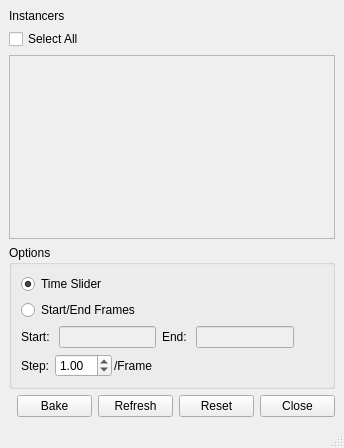
<?xml version="1.0" encoding="UTF-8"?>
<ui version="4.0">
 <class>MainWindow</class>
 <widget class="QMainWindow" name="MainWindow">
  <property name="geometry">
   <rect>
    <x>0</x>
    <y>0</y>
    <width>344</width>
    <height>448</height>
   </rect>
  </property>
  <property name="windowTitle">
   <string>Bake Instancer</string>
  </property>
  <widget class="QWidget" name="centralwidget">
   <layout class="QVBoxLayout" name="verticalLayout_4">
    <item>
     <widget class="QLabel" name="label_4">
      <property name="text">
       <string>Instancers</string>
      </property>
     </widget>
    </item>
    <item>
     <widget class="QCheckBox" name="selectAllButton">
      <property name="text">
       <string>Select All</string>
      </property>
     </widget>
    </item>
    <item>
     <widget class="QScrollArea" name="scrollArea">
      <property name="sizePolicy">
       <sizepolicy hsizetype="Expanding" vsizetype="Expanding">
        <horstretch>0</horstretch>
        <verstretch>0</verstretch>
       </sizepolicy>
      </property>
      <property name="toolTip">
       <string>List of Instancers</string>
      </property>
      <property name="widgetResizable">
       <bool>true</bool>
      </property>
      <widget class="QWidget" name="scrollAreaWidgetContents">
       <property name="geometry">
        <rect>
         <x>0</x>
         <y>0</y>
         <width>324</width>
         <height>179</height>
        </rect>
       </property>
       <layout class="QVBoxLayout" name="verticalLayout_3">
        <item>
         <layout class="QVBoxLayout" name="instancersLayout"/>
        </item>
        <item>
         <layout class="QVBoxLayout" name="verticalLayout">
          <item>
           <spacer name="verticalSpacer">
            <property name="orientation">
             <enum>Qt::Vertical</enum>
            </property>
            <property name="sizeHint" stdset="0">
             <size>
              <width>20</width>
              <height>40</height>
             </size>
            </property>
           </spacer>
          </item>
         </layout>
        </item>
       </layout>
      </widget>
     </widget>
    </item>
    <item>
     <widget class="QGroupBox" name="groupBox">
      <property name="sizePolicy">
       <sizepolicy hsizetype="Preferred" vsizetype="Preferred">
        <horstretch>0</horstretch>
        <verstretch>0</verstretch>
       </sizepolicy>
      </property>
      <property name="maximumSize">
       <size>
        <width>16777215</width>
        <height>16777215</height>
       </size>
      </property>
      <property name="title">
       <string>Options</string>
      </property>
      <layout class="QVBoxLayout" name="verticalLayout_2">
       <item>
        <widget class="QRadioButton" name="timeSliderButton">
         <property name="toolTip">
          <string>Get the start and end frames from time slider</string>
         </property>
         <property name="text">
          <string>Time Slider</string>
         </property>
         <property name="checked">
          <bool>true</bool>
         </property>
        </widget>
       </item>
       <item>
        <widget class="QRadioButton" name="startEndButton">
         <property name="toolTip">
          <string>Specify the start and end frames</string>
         </property>
         <property name="text">
          <string>Start/End Frames</string>
         </property>
        </widget>
       </item>
       <item>
        <layout class="QHBoxLayout" name="horizontalLayout">
         <item>
          <widget class="QLabel" name="label_2">
           <property name="text">
            <string>Start: </string>
           </property>
          </widget>
         </item>
         <item>
          <widget class="QLineEdit" name="startBox">
           <property name="enabled">
            <bool>false</bool>
           </property>
           <property name="sizePolicy">
            <sizepolicy hsizetype="Preferred" vsizetype="Fixed">
             <horstretch>0</horstretch>
             <verstretch>0</verstretch>
            </sizepolicy>
           </property>
           <property name="toolTip">
            <string>Start frame</string>
           </property>
          </widget>
         </item>
         <item>
          <widget class="QLabel" name="label">
           <property name="text">
            <string>End: </string>
           </property>
          </widget>
         </item>
         <item>
          <widget class="QLineEdit" name="endBox">
           <property name="enabled">
            <bool>false</bool>
           </property>
           <property name="sizePolicy">
            <sizepolicy hsizetype="Preferred" vsizetype="Fixed">
             <horstretch>0</horstretch>
             <verstretch>0</verstretch>
            </sizepolicy>
           </property>
           <property name="toolTip">
            <string>End frame</string>
           </property>
          </widget>
         </item>
         <item>
          <spacer name="horizontalSpacer_3">
           <property name="orientation">
            <enum>Qt::Horizontal</enum>
           </property>
           <property name="sizeHint" stdset="0">
            <size>
             <width>40</width>
             <height>20</height>
            </size>
           </property>
          </spacer>
         </item>
        </layout>
       </item>
       <item>
        <layout class="QHBoxLayout" name="horizontalLayout_2">
         <property name="spacing">
          <number>2</number>
         </property>
         <item>
          <widget class="QLabel" name="label_3">
           <property name="text">
            <string>Step: </string>
           </property>
          </widget>
         </item>
         <item>
          <widget class="QDoubleSpinBox" name="stepBox">
           <property name="toolTip">
            <string>Keys per frame</string>
           </property>
           <property name="decimals">
            <number>2</number>
           </property>
           <property name="minimum">
            <double>0.100000000000000</double>
           </property>
           <property name="singleStep">
            <double>0.100000000000000</double>
           </property>
           <property name="value">
            <double>1.000000000000000</double>
           </property>
          </widget>
         </item>
         <item>
          <widget class="QLabel" name="label_5">
           <property name="text">
            <string>/Frame</string>
           </property>
          </widget>
         </item>
         <item>
          <spacer name="horizontalSpacer">
           <property name="orientation">
            <enum>Qt::Horizontal</enum>
           </property>
           <property name="sizeHint" stdset="0">
            <size>
             <width>40</width>
             <height>20</height>
            </size>
           </property>
          </spacer>
         </item>
        </layout>
       </item>
      </layout>
     </widget>
    </item>
    <item>
     <layout class="QHBoxLayout" name="horizontalLayout_3">
      <item>
       <spacer name="horizontalSpacer_2">
        <property name="orientation">
         <enum>Qt::Horizontal</enum>
        </property>
        <property name="sizeType">
         <enum>QSizePolicy::Expanding</enum>
        </property>
        <property name="sizeHint" stdset="0">
         <size>
          <width>40</width>
          <height>20</height>
         </size>
        </property>
       </spacer>
      </item>
      <item>
       <widget class="QPushButton" name="bakeButton">
        <property name="sizePolicy">
         <sizepolicy hsizetype="Maximum" vsizetype="Fixed">
          <horstretch>0</horstretch>
          <verstretch>0</verstretch>
         </sizepolicy>
        </property>
        <property name="minimumSize">
         <size>
          <width>75</width>
          <height>0</height>
         </size>
        </property>
        <property name="toolTip">
         <string>Bake the instancer (Assign keys)</string>
        </property>
        <property name="text">
         <string>Bake</string>
        </property>
       </widget>
      </item>
      <item>
       <widget class="QPushButton" name="refreshButton">
        <property name="sizePolicy">
         <sizepolicy hsizetype="Maximum" vsizetype="Fixed">
          <horstretch>0</horstretch>
          <verstretch>0</verstretch>
         </sizepolicy>
        </property>
        <property name="minimumSize">
         <size>
          <width>75</width>
          <height>0</height>
         </size>
        </property>
        <property name="toolTip">
         <string>Relist the instancers</string>
        </property>
        <property name="text">
         <string>Refresh</string>
        </property>
       </widget>
      </item>
      <item>
       <widget class="QPushButton" name="resetButton">
        <property name="minimumSize">
         <size>
          <width>75</width>
          <height>0</height>
         </size>
        </property>
        <property name="toolTip">
         <string>Reset all the values of the window to default</string>
        </property>
        <property name="text">
         <string>Reset</string>
        </property>
       </widget>
      </item>
      <item>
       <widget class="QPushButton" name="closeButton">
        <property name="sizePolicy">
         <sizepolicy hsizetype="Preferred" vsizetype="Fixed">
          <horstretch>0</horstretch>
          <verstretch>0</verstretch>
         </sizepolicy>
        </property>
        <property name="minimumSize">
         <size>
          <width>75</width>
          <height>0</height>
         </size>
        </property>
        <property name="toolTip">
         <string>Close this window</string>
        </property>
        <property name="text">
         <string>Close</string>
        </property>
       </widget>
      </item>
     </layout>
    </item>
   </layout>
  </widget>
  <widget class="QMenuBar" name="menubar">
   <property name="geometry">
    <rect>
     <x>0</x>
     <y>0</y>
     <width>344</width>
     <height>21</height>
    </rect>
   </property>
  </widget>
  <widget class="QStatusBar" name="statusbar"/>
 </widget>
 <resources/>
 <connections>
  <connection>
   <sender>startEndButton</sender>
   <signal>toggled(bool)</signal>
   <receiver>startBox</receiver>
   <slot>setEnabled(bool)</slot>
   <hints>
    <hint type="sourcelabel">
     <x>63</x>
     <y>295</y>
    </hint>
    <hint type="destinationlabel">
     <x>145</x>
     <y>322</y>
    </hint>
   </hints>
  </connection>
  <connection>
   <sender>startEndButton</sender>
   <signal>toggled(bool)</signal>
   <receiver>endBox</receiver>
   <slot>setEnabled(bool)</slot>
   <hints>
    <hint type="sourcelabel">
     <x>114</x>
     <y>295</y>
    </hint>
    <hint type="destinationlabel">
     <x>294</x>
     <y>322</y>
    </hint>
   </hints>
  </connection>
  <connection>
   <sender>closeButton</sender>
   <signal>clicked()</signal>
   <receiver>MainWindow</receiver>
   <slot>close()</slot>
   <hints>
    <hint type="sourcelabel">
     <x>294</x>
     <y>383</y>
    </hint>
    <hint type="destinationlabel">
     <x>177</x>
     <y>401</y>
    </hint>
   </hints>
  </connection>
  <connection>
   <sender>startEndButton</sender>
   <signal>toggled(bool)</signal>
   <receiver>startBox</receiver>
   <slot>setFocus()</slot>
   <hints>
    <hint type="sourcelabel">
     <x>47</x>
     <y>286</y>
    </hint>
    <hint type="destinationlabel">
     <x>86</x>
     <y>307</y>
    </hint>
   </hints>
  </connection>
 </connections>
</ui>
